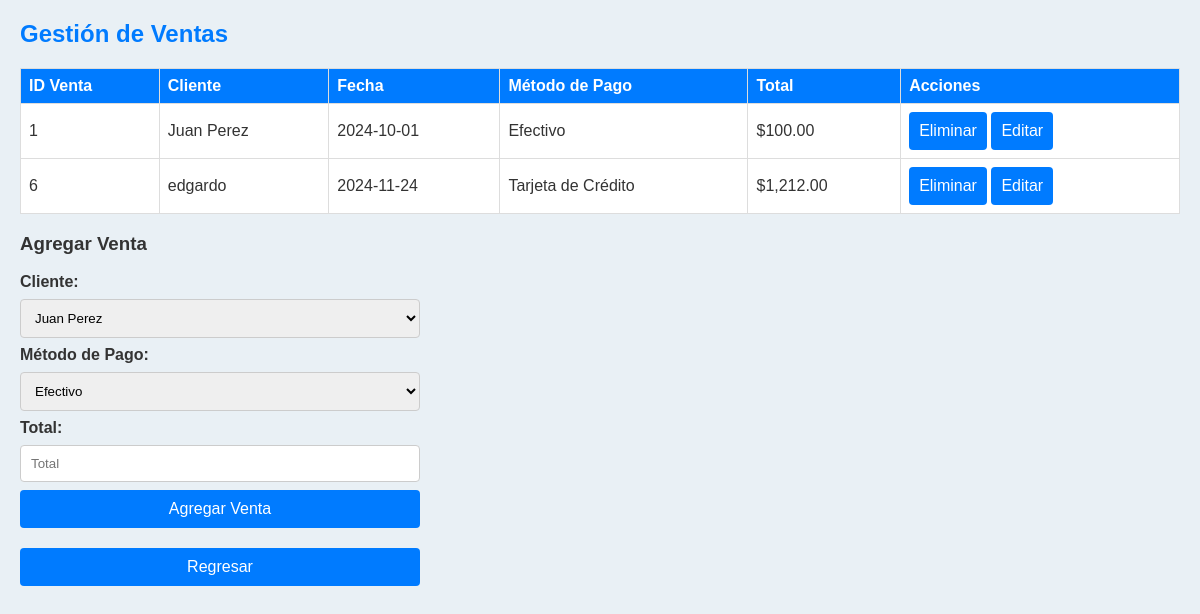
The page /ventas.php (signed in) on the database its author committed.
### tables this page shows
CREATE TABLE `ventas` (
  `id_venta` int(11) NOT NULL,
  `id_cliente` int(11) DEFAULT NULL,
  `fecha` date DEFAULT curdate(),
  `id_metodo_pago` int(11) DEFAULT NULL,
  `total` decimal(10,2) NOT NULL
);

CREATE TABLE `clientes` (
  `id_cliente` int(11) NOT NULL,
  `nombre` varchar(100) NOT NULL,
  `email` varchar(100) NOT NULL,
  `telefono` varchar(15) DEFAULT NULL,
  `direccion` text DEFAULT NULL
);

CREATE TABLE `metodos_pago` (
  `id_metodo_pago` int(11) NOT NULL,
  `tipo_pago` varchar(50) NOT NULL
);

### ventas.php (the view, shortened to what this page needs)
<?php
$servername = "localhost";
$username = "root";
$password = "";
$dbname = "bdtienda";
$conn = new mysqli($servername, $username, $password, $dbname);
$query = "
    SELECT v.*, c.nombre AS nombre_cliente, mp.tipo_pago AS metodo_pago
    FROM ventas v
    JOIN clientes c ON v.id_cliente = c.id_cliente
    JOIN metodos_pago mp ON v.id_metodo_pago = mp.id_metodo_pago
";
$result = $conn->query($query);
$ventas = $result->fetch_all(MYSQLI_ASSOC);
$clientes = $conn->query("SELECT * FROM clientes")->fetch_all(MYSQLI_ASSOC);
$metodos_pago = $conn->query("SELECT * FROM metodos_pago")->fetch_all(MYSQLI_ASSOC);
$home_url = ($_SESSION['perfil'] === 'Root') ? "homer.php" : "homeg.php";
?>
<!DOCTYPE html>
<html lang="es">
<head>
</head>
<body>
    <h2>Gestión de Ventas</h2>
    <table>
        <thead>
            <tr>
                <th>ID Venta</th>
                <th>Cliente</th>
                <th>Fecha</th>
                <th>Método de Pago</th>
                <th>Total</th>
                <th>Acciones</th>
            </tr>
        </thead>
        <tbody>
            <?php foreach ($ventas as $venta): ?>
                <tr>
                    <td><?= $venta['id_venta'] ?></td>
                    <td><?= htmlspecialchars($venta['nombre_cliente']) ?></td>
                    <td><?= $venta['fecha'] ?></td>
                    <td><?= htmlspecialchars($venta['metodo_pago']) ?></td>
                    <td>$<?= number_format($venta['total'], 2) ?></td>
                    <td>
                        <form method="post" style="display:inline;">
                            <button type="submit" name="eliminar">Eliminar</button>
                        </form>
                        <button onclick="editSale(<?= $venta['id_venta'] ?>, '<?= htmlspecialchars($venta['nombre_cliente']) ?>', '<?= $venta['fecha'] ?>', '<?= htmlspecialchars($venta['metodo_pago']) ?>', <?= $venta['total'] ?>)">Editar</button>
                    </td>
                </tr>
            <?php endforeach; ?>
        </tbody>
    </table>
    <h3>Agregar Venta</h3>
    <form method="post">
        <label for="id_cliente">Cliente:</label>
        <select name="id_cliente" id="id_cliente" required>
            <?php foreach ($clientes as $cliente): ?>
                <option value="<?= $cliente['id_cliente'] ?>"><?= htmlspecialchars($cliente['nombre']) ?></option>
            <?php endforeach; ?>
        </select>
        <label for="id_metodo_pago">Método de Pago:</label>
        <select name="id_metodo_pago" id="id_metodo_pago" required>
            <?php foreach ($metodos_pago as $metodo): ?>
                <option value="<?= $metodo['id_metodo_pago'] ?>"><?= htmlspecialchars($metodo['tipo_pago']) ?></option>
            <?php endforeach; ?>
        </select>
        <label for="total">Total:</label>
        <input type="number" name="total" placeholder="Total" required min="0" step="0.01">
        <button type="submit" name="agregar">Agregar Venta</button>
    </form>
    <form action="<?= $home_url ?>" method="POST">
        <button type="submit">Regresar</button>
    </form>
</body>
</html>

### ventas.php (style rules this page uses)
body { font-family: Arial, sans-serif; background-color: #e9f0f5; color: #333; margin: 20px; }
h2 { color: #007BFF; }
table, th, td { border: 1px solid #ddd; border-collapse: collapse; padding: 8px; text-align: left; }
table { width: 100%; margin-bottom: 16px; background-color: #fff; }
th { background-color: #007BFF; color: white; }
form { display: flex; flex-direction: column; gap: 8px; max-width: 400px; margin-bottom: 20px; }
label { font-weight: bold; }
input[type="number"], select { padding: 10px; border: 1px solid #ccc; border-radius: 4px; }
button { background-color: #007BFF; color: white; border: none; cursor: pointer; padding: 10px; border-radius: 4px; font-size: 16px; }

### rows shown on the page
ventas: id_venta "1", id_cliente.nombre "Juan Perez", fecha "2024-10-01", id_metodo_pago.tipo_pago "Efectivo", total "100.00"
ventas: id_venta "6", id_cliente.nombre "edgardo", fecha "2024-11-24", id_metodo_pago.tipo_pago "Tarjeta de Crédito", total "1,212.00"

### other values the page prints
form field id_cliente "Juan Perez"
form field id_metodo_pago "Efectivo"
